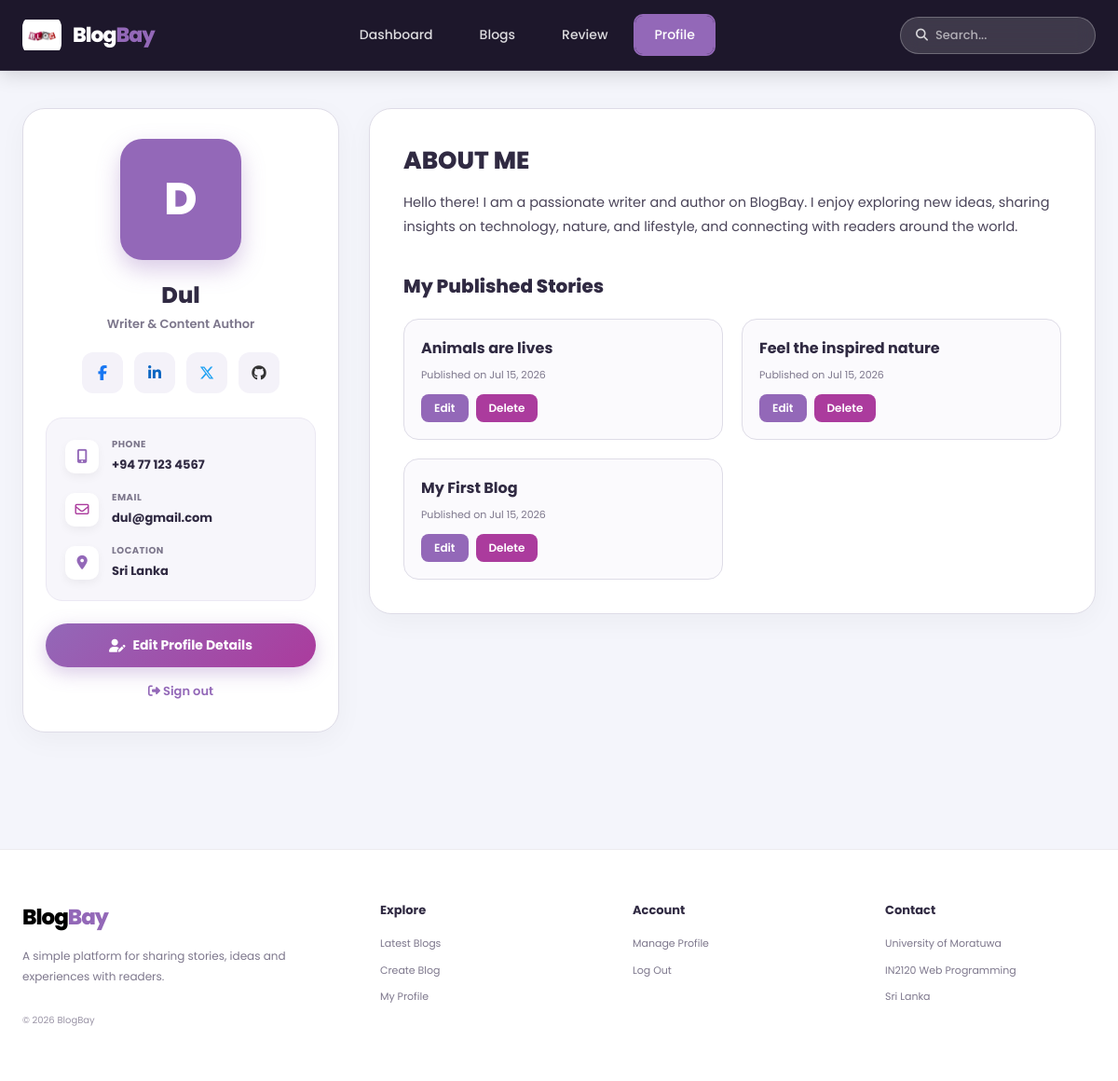
The app's page /profile.php (signed in) with its own data.
### tables this page shows
CREATE TABLE `user` (
  `id` int(11) NOT NULL,
  `username` varchar(50) NOT NULL,
  `email` varchar(100) NOT NULL,
  `password` varchar(255) NOT NULL,
  `role` varchar(20) DEFAULT 'user'
);

CREATE TABLE `blogpost` (
  `id` int(11) NOT NULL,
  `user_id` int(11) DEFAULT NULL,
  `title` varchar(255) DEFAULT NULL,
  `content` text DEFAULT NULL,
  `created_at` timestamp NOT NULL DEFAULT current_timestamp(),
  `updated_at` timestamp NOT NULL DEFAULT current_timestamp() ON UPDATE current_timestamp(),
  `image` varchar(255) DEFAULT NULL
);

### profile.php (the view, shortened to what this page needs)
<?php
include "config.php";
include "site_config.php";
$userID = (int) $_SESSION['user_id'];
mysqli_query($conn, "CREATE TABLE IF NOT EXISTS `user_profiles` (
    `id` INT AUTO_INCREMENT PRIMARY KEY,
    `user_id` INT NOT NULL UNIQUE,
    `designation` VARCHAR(100) DEFAULT 'Writer & Content Author',
    `phone` VARCHAR(50) DEFAULT NULL,
    `location` VARCHAR(100) DEFAULT NULL,
    `bio` TEXT DEFAULT NULL,
    `profile_pic` VARCHAR(255) DEFAULT NULL,
    `facebook` VARCHAR(255) DEFAULT NULL,
    `linkedin` VARCHAR(255) DEFAULT NULL,
    `twitter` VARCHAR(255) DEFAULT NULL,
    `github` VARCHAR(255) DEFAULT NULL,
    `updated_at` TIMESTAMP DEFAULT CURRENT_TIMESTAMP ON UPDATE CURRENT_TIMESTAMP,
    FOREIGN KEY (`user_id`) REFERENCES `user`(`id`) ON DELETE CASCADE
) ENGINE=InnoDB DEFAULT CHARSET=utf8mb4;");
mysqli_query($conn, "INSERT IGNORE INTO `user_profiles` (`user_id`) VALUES ($userID)");
$sql = "SELECT u.id, u.username, u.email, u.role,
               p.designation, p.phone, p.location, p.bio, p.profile_pic,
               p.facebook, p.linkedin, p.twitter, p.github
        FROM user u
        LEFT JOIN user_profiles p ON u.id = p.user_id
        WHERE u.id = $userID LIMIT 1";
$result = mysqli_query($conn, $sql);
$user = mysqli_fetch_assoc($result);
$blogsSQL = "SELECT * FROM blogpost WHERE user_id = $userID ORDER BY created_at DESC";
$myBlogsRes = mysqli_query($conn, $blogsSQL);
?>
<!DOCTYPE html>
<html lang="en">
<head>
    <link rel="stylesheet" href="css/profile_v2.css?v=<?php echo time(); ?>">
    <link rel="stylesheet" href="css/footer.css?v=5">
    <link rel="stylesheet" href="https://cdnjs.cloudflare.com/ajax/libs/font-awesome/6.7.2/css/all.min.css">
</head>
<body>
<header class="hero-navbar">
    <div class="hero-navbar-inner">
        <a href="dashboard.php" class="hero-brand">
            <img src="images/logo.png" alt="Logo">
            <?php echo renderSiteName(); ?>
        </a>
        <nav class="hero-nav-links">
            <a href="dashboard.php" class="hero-nav-item">Dashboard</a>
            <a href="dashboard.php#blogGrid" class="hero-nav-item">Blogs</a>
            <a href="reviews.php" class="hero-nav-item">Review</a>
            <a href="profile.php" class="hero-nav-item active">Profile</a>
        </nav>
        <div class="hero-search-box" style="position: relative; display: flex; align-items: center; background: rgba(255, 255, 255, 0.15) !important; border: 1px solid rgba(255, 255, 255, 0.25) !important; border-radius: 999px !important; padding: 6px 16px !important; width: 210px !important;">
            <i class="fa-solid fa-magnifying-glass" style="color: rgba(255, 255, 255, 0.8) !important; margin-right: 8px !important; font-size: 13px !important;"></i>
            <input id="blogSearch" type="text" placeholder="Search..." style="background: transparent !important; border: none !important; outline: none !important; color: #ffffff !important; font-size: 13px !important; width: 100% !important; box-shadow: none !important; padding: 0 !important; margin: 0 !important; height: auto !important;" onkeydown="if(event.key==='Enter'){ window.location.href='dashboard.php?search='+encodeURIComponent(this.value); }">
        </div>
    </div>
</header>
<main class="profile-wrapper">
    <div class="profile-layout-grid">
        <aside class="author-profile-card">
            <?php echo renderUserAvatar($user['username'], $user['profile_pic'], 'author-avatar-badge'); ?>
            <div class="author-name-title">
                <h1><?php echo htmlspecialchars($user['username']); ?></h1>
                <div class="author-designation">
                    <?php echo htmlspecialchars(!empty($user['designation']) ? $user['designation'] : 'Writer & Content Author'); ?>
                </div>
            </div>
            <div class="social-icons-row">
                <a href="<?php echo !empty($user['facebook']) ? htmlspecialchars($user['facebook']) : '#'; ?>" target="_blank" class="social-icon-btn" title="Facebook">
                    <i class="fa-brands fa-facebook-f" style="color:#1877f2;"></i>
                </a>
                <a href="<?php echo !empty($user['linkedin']) ? htmlspecialchars($user['linkedin']) : '#'; ?>" target="_blank" class="social-icon-btn" title="LinkedIn">
                    <i class="fa-brands fa-linkedin-in" style="color:#0a66c2;"></i>
                </a>
                <a href="<?php echo !empty($user['twitter']) ? htmlspecialchars($user['twitter']) : '#'; ?>" target="_blank" class="social-icon-btn" title="Twitter / X">
                    <i class="fa-brands fa-x-twitter" style="color:#1da1f2;"></i>
                </a>
                <a href="<?php echo !empty($user['github']) ? htmlspecialchars($user['github']) : '#'; ?>" target="_blank" class="social-icon-btn" title="GitHub">
                    <i class="fa-brands fa-github" style="color:#333;"></i>
                </a>
            </div>
            <div class="contact-info-card">
                <div class="info-item">
                    <div class="info-icon"><i class="fa-solid fa-mobile-screen-button"></i></div>
                    <div class="info-text">
                        <span>Phone</span>
                        <strong><?php echo htmlspecialchars(!empty($user['phone']) ? $user['phone'] : '+94 77 123 4567'); ?></strong>
                    </div>
                </div>
                <div class="info-item">
                    <div class="info-icon" style="color:#ab3b9d;"><i class="fa-regular fa-envelope"></i></div>
                    <div class="info-text">
                        <span>Email</span>
                        <strong><?php echo htmlspecialchars($user['email']); ?></strong>
                    </div>
                </div>
                <div class="info-item">
                    <div class="info-icon" style="color:#9368b8;"><i class="fa-solid fa-location-dot"></i></div>
                    <div class="info-text">
                        <span>Location</span>
                        <strong><?php echo htmlspecialchars(!empty($user['location']) ? $user['location'] : 'Sri Lanka'); ?></strong>
                    </div>
                </div>
            </div>
            <button class="toggle-edit-btn" onclick="toggleEditForm()">
                <i class="fa-solid fa-user-pen"></i> Edit Profile Details
            </button>
            <a href="logout.php" style="display:inline-block; margin-top:16px; color:var(--purple); font-size:13px; font-weight:600; text-decoration:none;">
                <i class="fa-solid fa-right-from-bracket"></i> Sign out
            </a>
        </aside>
        <section class="profile-content-card">
            <h2 class="section-header-title">ABOUT ME</h2>
            <p class="about-text-content">
                <?php
                if (!empty($user['bio'])) {
                    echo nl2br(htmlspecialchars($user['bio']));
                } else {
                    echo "Hello there! I am a passionate writer and author on BlogBay. I enjoy exploring new ideas, sharing insights on technology, nature, and lifestyle, and connecting with readers around the world.";
                }
                ?>
            </p>
            <h3 class="sub-section-title">My Published Stories</h3>
            <div class="my-blogs-grid">
                <?php
                if ($myBlogsRes && mysqli_num_rows($myBlogsRes) > 0) {
                    while ($blog = mysqli_fetch_assoc($myBlogsRes)) {
                ?>
                    <article class="my-blog-card">
                        <div>
                            <a href="view_blog.php?id=<?php echo (int)$blog['id']; ?>" class="my-blog-title">
                                <?php echo htmlspecialchars($blog['title']); ?>
                            </a>
                            <div class="my-blog-date">
                                Published on <?php echo date("M d, Y", strtotime($blog['created_at'])); ?>
                            </div>
                        </div>
                        <div class="my-blog-actions">
                            <a href="edit_blog.php?id=<?php echo (int)$blog['id']; ?>" class="btn-sm-edit">Edit</a>
                            <a href="delete_blog.php?id=<?php echo (int)$blog['id']; ?>" class="btn-sm-delete" onclick="return confirm('Delete this blog?');">Delete</a>
                        </div>
                    </article>
                <?php
                    }
                } else {
                ?>
                    <div style="grid-column: 1 / -1; padding:30px; text-align:center; background:#faf9fc; border-radius:16px; color:var(--muted);">
                        You haven't written any stories yet. <a href="create_blog.php" style="color:var(--purple); font-weight:700;">Start writing now!</a>
                    </div>
                <?php } ?>
            </div>
        </section>
    </div>
</main>
<?php include "includes/footer.php"; ?>
</body>
</html>

### site_config.php (shortened to what this page needs)
<?php
function renderSiteName(): string
{
    return '<span class="site-name"><span class="site-name-blog">Blog</span><span class="site-name-bay">Bay</span></span>';
}
function renderUserAvatar(?string $username, ?string $profilePic, string $containerClass = 'author-avatar'): string
{
    $name = !empty($username) ? $username : 'U';
    $letter = htmlspecialchars(strtoupper(substr($name, 0, 1)));
    $classAttr = htmlspecialchars($containerClass);
    return '<div class="' . $classAttr . '">' . $letter . '</div>';
}
?>

### css/footer.css (style rules this page uses)
.site-name { display:inline-flex;align-items:baseline;font:inherit;font-weight:800;letter-spacing:-1px;line-height:1; }
.site-name-blog { color:#000000 !important; }
.site-name-bay { color:#9368b8 !important; }

### records on screen
user: username "D", username "Dul", email "dul@gmail.com"
blogpost: title "Animals are lives", created_at "Jul 15, 2026"
blogpost: title "Feel the inspired nature", created_at "Jul 15, 2026"
blogpost: title "My First Blog", created_at "Jul 15, 2026"

### other values on screen
$siteName "BlogBay"
